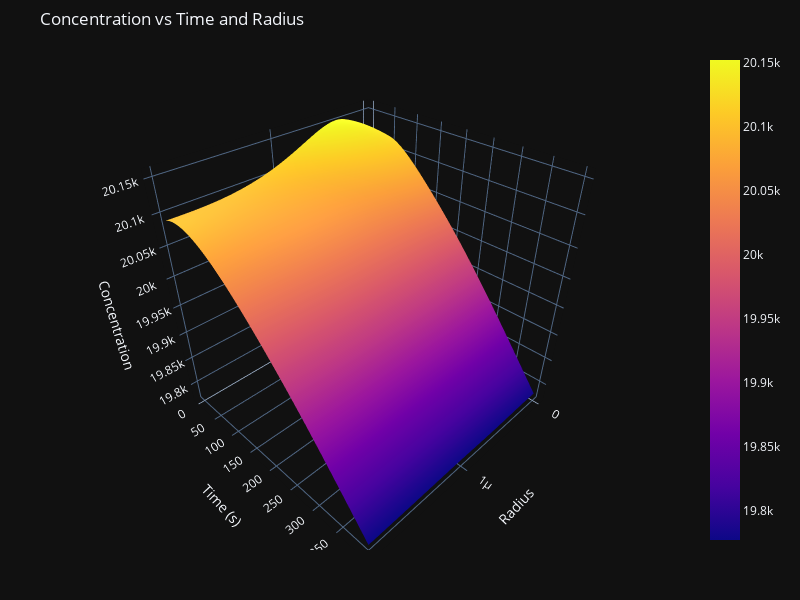
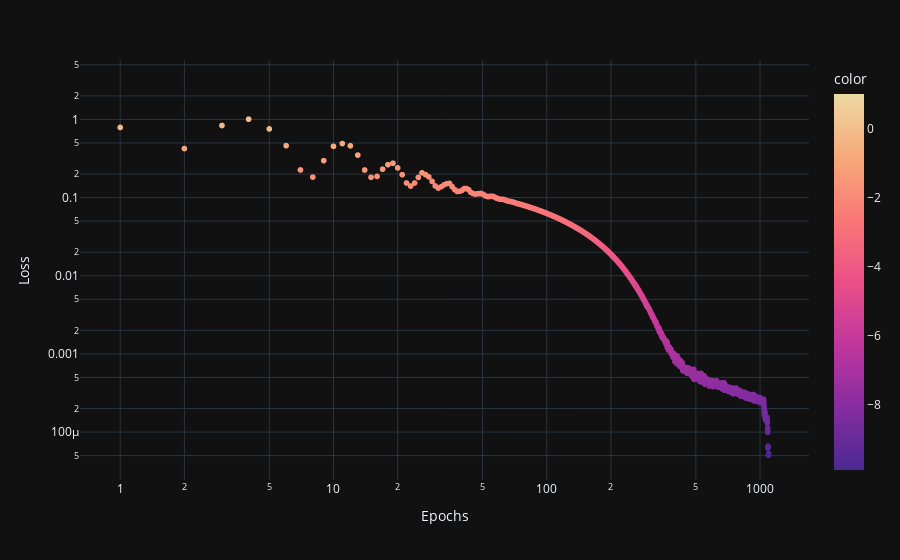
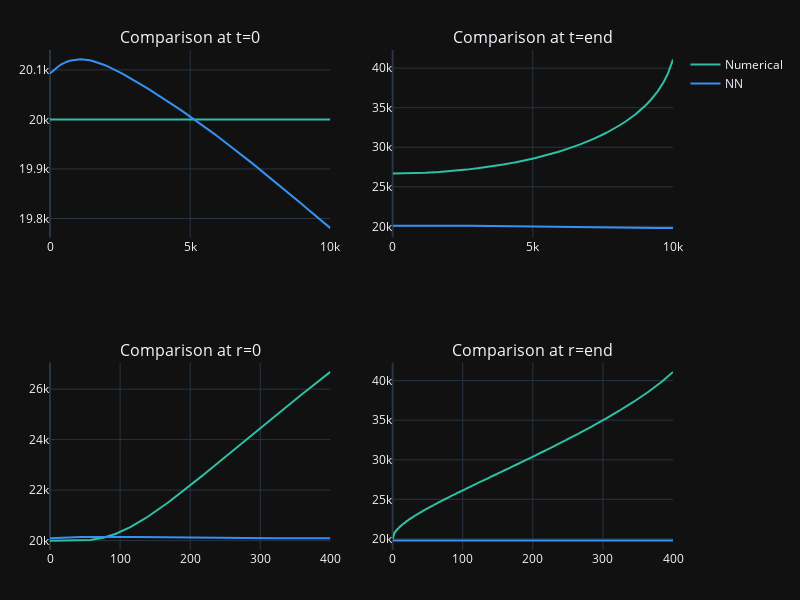

Write notebook code for charts like these, in order.
### Code cell
# nn seed
device = 'cuda'
N = 300
epochs_adam = 1000
lr_adam = 1e-4
epochs_lbfgs = 100


# define nn to train, two inputs for x and t
pinn = Network().to(device)


losses = pinn.train(epochs_adam, lr_adam, epochs_lbfgs)
